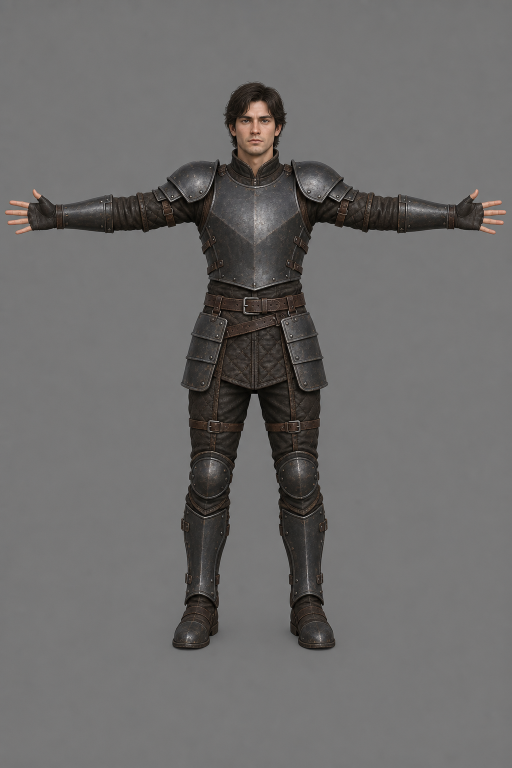
#> input picture assets/source/meshy/ph1_fighter_001/references/front.png, 1024 x 1536 px (shown at 1/2 size)
$ python validate_reference_images.py ../../assets/source/meshy/ph1_fighter_001/references
#> lines starting #> are read from the running program, lines starting #| are printed output that depends on the picture
#!/usr/bin/env python3
"""
Pre-Meshy Reference Image Validator
====================================
Runs the 13-point quality gate on reference images before submission to Meshy.
Must PASS before any credits are spent. Failures are HARD BLOCKS — fix images, re-run.

Usage: python3 tools/qa/validate_reference_images.py <image_dir>
Example: python3 tools/qa/validate_reference_images.py assets/source/meshy/ph1_fighter_001/references/

Gate source: 500-defect vision audit (docs/reports/PH1_FIGHTER_001_500_DEFECT_AUDIT.json)
"""
import sys, os, json, hashlib
from pathlib import Path
from datetime import datetime

# Try to import PIL, fall back gracefully
try:
    from PIL import Image
    import numpy as np
    HAS_PIL = True
except ImportError:
    HAS_PIL = False
    print("WARNING: PIL not available — only structural checks will run (no pixel-level analysis)")

REQUIRED_VIEWS = ['front', 'right', 'back', 'front_three_quarter']

def check_structural(img_dir: Path) -> list[dict]:
    """Check file existence, naming, format."""
    results = []
    for view in REQUIRED_VIEWS:
        png = img_dir / f'{view}.png'
        jpg = img_dir / f'{view}.jpg'
        if png.exists():
            results.append({'check': f'{view}_exists', 'pass': True, 'detail': str(png)})
        elif jpg.exists():
            results.append({'check': f'{view}_exists', 'pass': True, 'detail': str(jpg)})
        else:
            results.append({'check': f'{view}_exists', 'pass': False, 'detail': f'Missing required view: {view}'})
    return results

def check_pixel(img_dir: Path) -> list[dict]:
    """Pixel-level quality checks using PIL."""
    if not HAS_PIL:
        return [{'check': 'pixel_analysis', 'pass': False, 'detail': 'PIL/numpy not available'}]

    results = []

    for view in REQUIRED_VIEWS:
        for ext in ['.png', '.jpg']:
            path = img_dir / f'{view}{ext}'
            if not path.exists():
                continue

            img = Image.open(path).convert('RGB')
#> img is the input picture: PIL image 1024x1536 RGB; mean R, G, B 109.4, 107.9, 107.1
            arr = np.array(img, dtype=np.float64)

            # GATE 6: Background uniformity (±5 RGB values)
            # Sample corners and center
            h, w = arr.shape[:2]
#> h = 1536; w = 1024
            corners = [
                arr[10:30, 10:30].mean(axis=(0,1)),
                arr[10:30, -30:-10].mean(axis=(0,1)),
                arr[-30:-10, 10:30].mean(axis=(0,1)),
                arr[-30:-10, -30:-10].mean(axis=(0,1)),
            ]
#> corners = [[114.5, 113.8, 113.6], [115.6, 115.2, 115], [117.8, 117, 116.9], [117.5, 116.8, 116.8]]
            bg_std = np.std([c.mean() for c in corners])
#> bg_std = 1.34
            bg_pass = bg_std < 5.0
#> bg_pass = True
            results.append({'check': f'{view}_bg_uniformity', 'pass': bool(bg_pass),
                          'detail': f'Corner stddev={bg_std:.1f} (must be <5)'})

            # GATE 9: Fingertip margin (≥10% frame width)
            # Check if pixels near left/right edges are background or character
            margin = w // 10
#> margin = 102
            left_strip = arr[:, :margin, :]
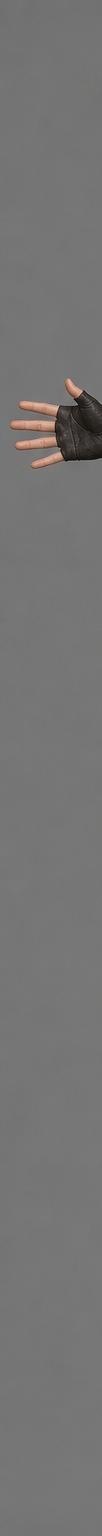
#> left_strip: shape (1536, 102, 3) float64; mean R, G, B 117.9, 116.7, 116.3
            right_strip = arr[:, -margin:, :]
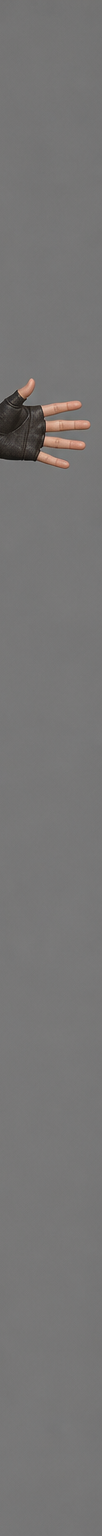
#> right_strip: shape (1536, 102, 3) float64; mean R, G, B 118.8, 117.6, 117.2
            left_bg = (np.std(left_strip, axis=2) < 10).mean()
#> left_bg = 0.988
            right_bg = (np.std(right_strip, axis=2) < 10).mean()
#> right_bg = 0.988
            margin_pass = left_bg > 0.85 and right_bg > 0.85
#> margin_pass = True
            results.append({'check': f'{view}_margin', 'pass': bool(margin_pass),
                          'detail': f'Left bg={left_bg:.1%}, Right bg={right_bg:.1%} (must be >85% each, i.e. 10% margin)'})

            # GATE 7: No specular highlights (max brightness must stay below 250)
            max_bright = arr.max()
#> max_bright = 251
            highlight_pass = max_bright < 250
#> highlight_pass = False
#> pass 3 of the loop in check_pixel, `for view in REQUIRED_VIEWS:`:
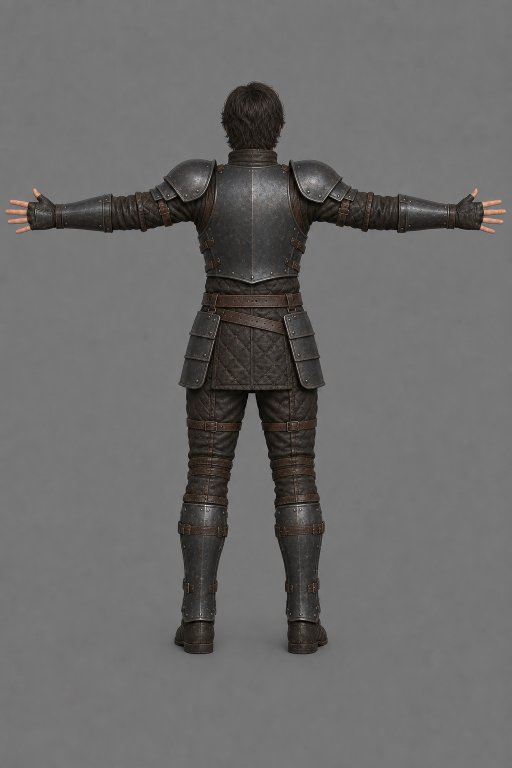
#> input picture assets/source/meshy/ph1_fighter_001/references/back.png, 1024 x 1536 px (shown at 1/2 size)
#> in check_pixel, img is the input picture: PIL image 1024x1536 RGB; mean R, G, B 107.9, 106.6, 106.2
#> corners = [[117.5, 116.7, 116.9], [117.7, 117.3, 117.6], [116, 115, 115], [116.7, 116.1, 116.1]]
#> bg_std = 0.835
#> in check_pixel, `left_strip = arr[:, :margin, :]`:
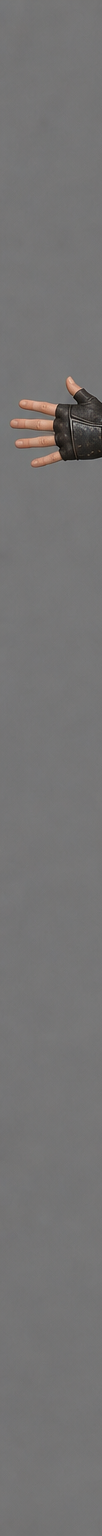
#> left_strip: shape (1536, 102, 3) float64; mean R, G, B 117.3, 116.2, 116.2
#> in check_pixel, `right_strip = arr[:, -margin:, :]`:
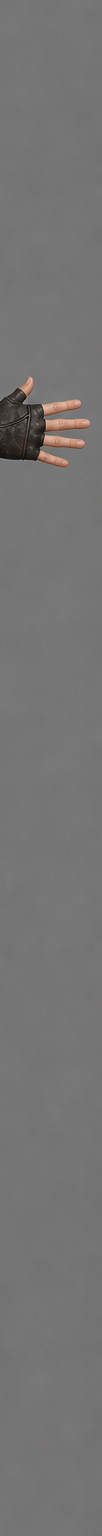
#> right_strip: shape (1536, 102, 3) float64; mean R, G, B 117.6, 116.4, 116.3
#> left_bg = 0.989
#> right_bg = 0.988
#> max_bright = 253
#> the loop made 4 passes; the first 3 are shown
#> pass 3 of the loop in check_consistency, `for view in REQUIRED_VIEWS:`:
#> the loop made 4 passes; the first 3 are shown
            results.append({'check': f'{view}_no_specular', 'pass': bool(highlight_pass),
                          'detail': f'Max brightness={max_bright:.0f} (must be <250)'})

            # Resolution check
            if w < 1024 or h < 1024:
                results.append({'check': f'{view}_resolution', 'pass': False,
                              'detail': f'{w}x{h} (minimum 1024x1024)'})
            else:
                results.append({'check': f'{view}_resolution', 'pass': True, 'detail': f'{w}x{h}'})

            break  # only check first found extension

    return results

def check_consistency(img_dir: Path) -> list[dict]:
    """Check consistency across views."""
    if not HAS_PIL:
        return []

    results = []
    sizes = {}

    for view in REQUIRED_VIEWS:
        for ext in ['.png', '.jpg']:
            path = img_dir / f'{view}{ext}'
            if path.exists():
                img = Image.open(path)
                sizes[view] = img.size
                break

    if len(sizes) >= 2:
        unique_sizes = set(sizes.values())
#> unique_sizes = 1 item
        consistent = len(unique_sizes) == 1
#> consistent = True
        results.append({'check': 'cross_view_size', 'pass': bool(consistent),
                      'detail': f'Sizes: {sizes}'})

    return results

def main():
    if len(sys.argv) < 2:
        print("Usage: python3 tools/qa/validate_reference_images.py <image_dir>")
        sys.exit(1)

    img_dir = Path(sys.argv[1])
    if not img_dir.is_dir():
        print(f"ERROR: {img_dir} is not a directory")
        sys.exit(1)

    results = []
    results.extend(check_structural(img_dir))
    results.extend(check_pixel(img_dir))
    results.extend(check_consistency(img_dir))

    # Summarize
    passed = sum(1 for r in results if r['pass'])
    failed = sum(1 for r in results if not r['pass'])
    total = len(results)

    report = {
        'tool': 'validate_reference_images',
        'timestamp': datetime.utcnow().isoformat() + 'Z',
        'image_dir': str(img_dir),
        'total_checks': total,
        'passed': passed,
        'failed': failed,
        'verdict': 'PASS' if failed == 0 else 'FAIL',
        'checks': results,
    }

    # Write receipt
    out_path = img_dir / 'reference_validation_receipt.json'
    with open(out_path, 'w') as f:
        json.dump(report, f, indent=2)

    # Also compute SHA-256 of all images
    sha_input = b''
    for view in sorted(REQUIRED_VIEWS):
        for ext in ['.png', '.jpg']:
            p = img_dir / f'{view}{ext}'
            if p.exists():
                sha_input += p.read_bytes()
    report['images_sha256'] = hashlib.sha256(sha_input).hexdigest()

    # Print summary
    print(f"\n{'='*60}")
    print(f"REFERENCE IMAGE VALIDATION: {report['verdict']}")
    print(f"{'='*60}")
    print(f"  Checks: {passed}/{total} passed, {failed} failed")
    for r in results:
        status = '✓' if r['pass'] else '✗'
        print(f"  {status} {r['check']}: {r['detail']}")
    print(f"\n  Receipt: {out_path}")
    print(f"  Images SHA-256: {report['images_sha256'][:32]}...")

#> (the run stopped early here; a loop or call above may not have finished)
